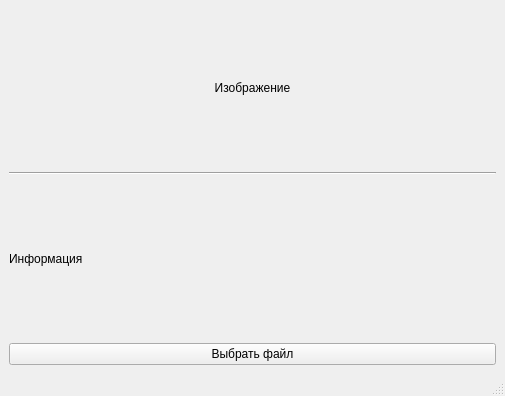
<?xml version="1.0" encoding="UTF-8"?>
<ui version="4.0">
 <class>MainWindow</class>
 <widget class="QMainWindow" name="MainWindow">
  <property name="geometry">
   <rect>
    <x>0</x>
    <y>0</y>
    <width>505</width>
    <height>396</height>
   </rect>
  </property>
  <property name="windowTitle">
   <string>MainWindow</string>
  </property>
  <widget class="QWidget" name="centralwidget">
   <layout class="QGridLayout" name="gridLayout_2">
    <item row="0" column="0">
     <layout class="QGridLayout" name="gridLayout">
      <item row="0" column="0">
       <widget class="QLabel" name="label">
        <property name="text">
         <string>Изображение</string>
        </property>
        <property name="alignment">
         <set>Qt::AlignCenter</set>
        </property>
       </widget>
      </item>
      <item row="3" column="0">
       <widget class="QPushButton" name="pushButton">
        <property name="text">
         <string>Выбрать файл</string>
        </property>
       </widget>
      </item>
      <item row="2" column="0">
       <widget class="QLabel" name="label_2">
        <property name="text">
         <string>Информация</string>
        </property>
       </widget>
      </item>
      <item row="1" column="0">
       <widget class="Line" name="line">
        <property name="orientation">
         <enum>Qt::Horizontal</enum>
        </property>
       </widget>
      </item>
     </layout>
    </item>
   </layout>
  </widget>
  <widget class="QMenuBar" name="menubar">
   <property name="geometry">
    <rect>
     <x>0</x>
     <y>0</y>
     <width>505</width>
     <height>21</height>
    </rect>
   </property>
  </widget>
  <widget class="QStatusBar" name="statusbar"/>
 </widget>
 <resources/>
 <connections/>
</ui>
